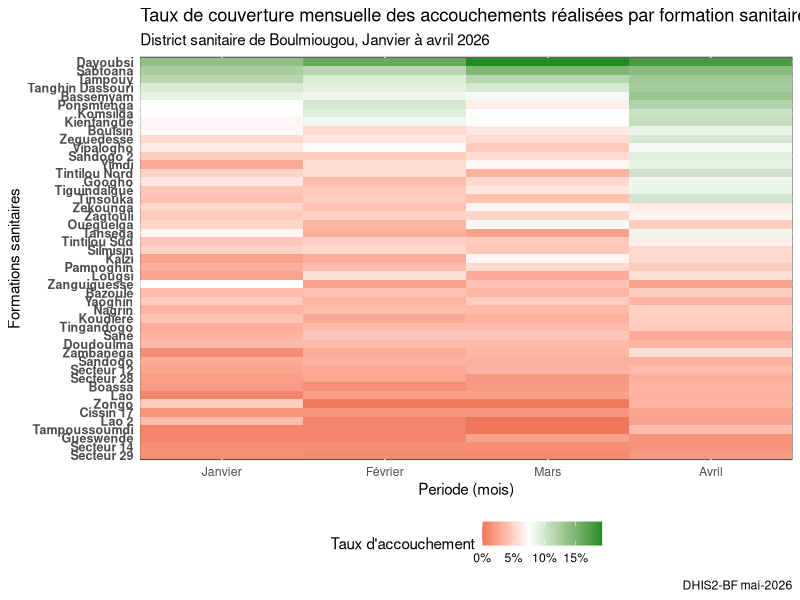
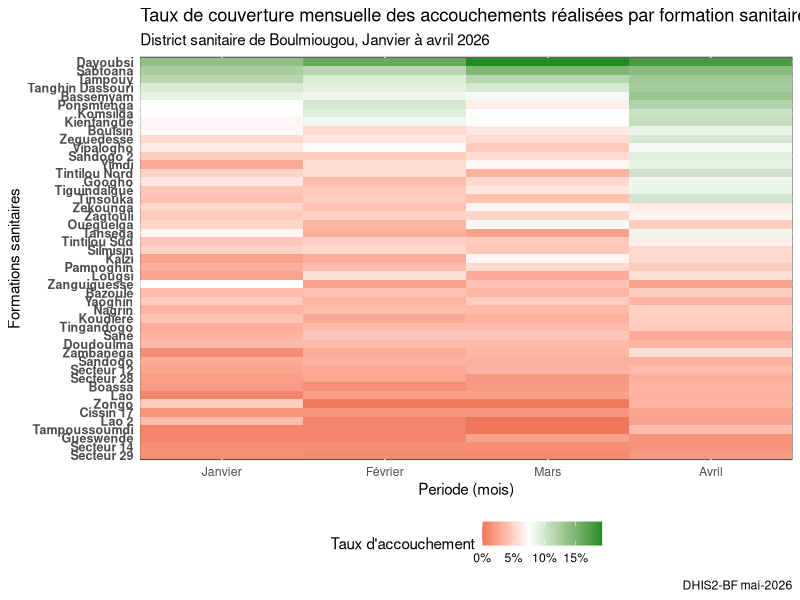

Reproduce these figures in R, in order.
# ====================================================================
# Mini-projet fin de mois 2
# Objectif de la session: rapport visuel accouchement q1 sur les 49 FS du DS-BMG
# Auteur: HARO Emmanuel
# ====================================================================

#packages necessaires
library(dplyr)
library(tidyr)
library(stringr)
library(readxl)
library(ggplot2)
library(forcats)
library(skimr)
library(scales)

# ---pipeline complet--------------------------------------------------

#---1---Importer les données
delivery_q1 <- read_excel("delivery_q1_2026.xls", skip = 2) |> 
  #---2---transfromer les donner au format long
  filter(organisationunitname != "Dispensaire de Pissy 17") |> 
  pivot_longer(
    cols = !organisationunitname,
    names_to = "mois",
    values_to = "taux_acc",
  ) |> 
  #---3---Nettoyer les données
  rename("fosa" = organisationunitname) |> 
  mutate(
    fosa = str_remove(fosa, "^(CSPS |CMU |CM )"),
    fosa = str_remove(fosa, " Ouagadougou"),
    mois = str_remove(mois, " 2026")
    ) |> 
  mutate(
    mois = factor(mois, levels = c("January", "February","March","April")),
    mois = fct_recode(mois, 
                      "Janvier" = "January",
                      "Février" = "February",
                      "Mars" = "March",
                      "Avril" = "April"),
    fosa = str_to_title(fosa),
    fosa = fct_reorder(factor(fosa), taux_acc, mean))
    

                       
  #---4---Construire un heatmaps FSXmois
heatmap_acc <- delivery_q1 |> 
  ggplot(
    aes(x = mois, y = fosa, fill = taux_acc)
  )+
  geom_tile()+
  scale_fill_gradient2(
    low = "red3",
    high ="forestgreen",
    mid = "white",
    midpoint = 7.5,
    na.value = "grey40",
    labels = label_percent(suffix = "%", scale = 1)
    )+
  theme_minimal()+
  labs(
    title = "Taux de couverture mensuelle des accouchements réalisées par formation sanitaire",
    subtitle = "District sanitaire de Boulmiougou, Janvier à avril 2026",
    caption = "DHIS2-BF mai-2026",
    y = "Formations sanitaires",
    x = "Periode (mois)",
    fill = "Taux d'accouchement"
  )+
  theme(
    axis.text.y = element_text(size = 9, face = "bold"),
    legend.position = "bottom",
    panel.background = element_rect(fill = "white"),
    )+
  scale_x_discrete(expand = c(0,0.4))
  
ggsave(
  filename ="heatmap_acc.png",
  plot = heatmap_acc,
  width = 25,
  height = 35,
  units = "cm",
  dpi = 400,
  bg = "white"
  )  
  heatmap_acc
  
  

# Vérification 1 — dimensions
dim(delivery_q1)

# Vérification 2 — structure
glimpse(delivery_q1)

# Vérification 3 — valeurs uniques des mois
levels(delivery_q1$mois)

# Vérification 4 — noms de FS résiduels suspects
delivery_q1 |> distinct(fosa) |> print(n = 50)
